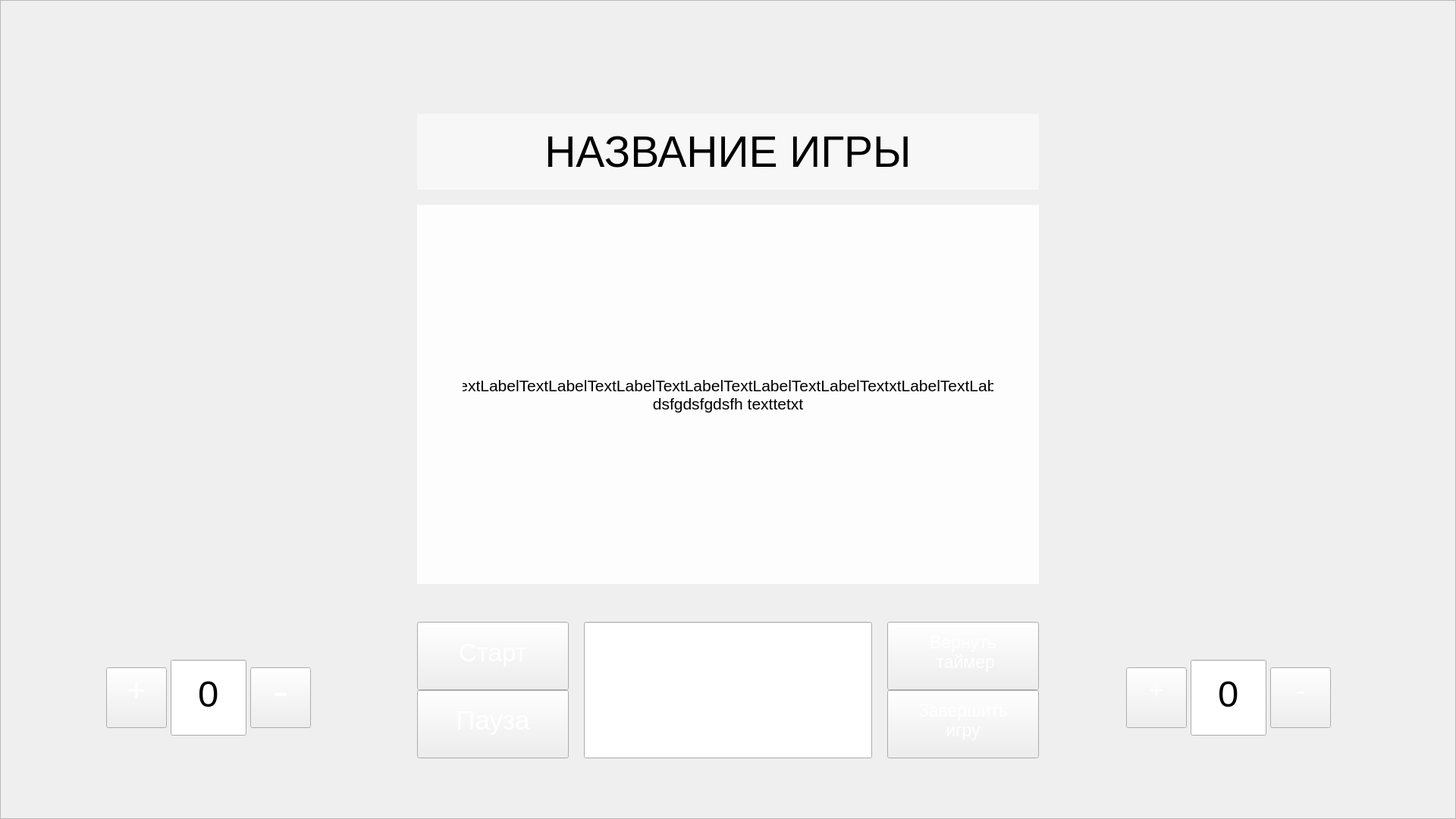
<?xml version="1.0" encoding="UTF-8"?>
<ui version="4.0">
 <class>gamewindow</class>
 <widget class="QWidget" name="gamewindow">
  <property name="geometry">
   <rect>
    <x>0</x>
    <y>0</y>
    <width>1920</width>
    <height>1080</height>
   </rect>
  </property>
  <property name="windowTitle">
   <string>Form</string>
  </property>
  <property name="styleSheet">
   <string notr="true">#frame{border-image: url(:/new/prefix1/snow2.png) 0 0 0 0 stretch stretch;}</string>
  </property>
  <widget class="QFrame" name="frame">
   <property name="geometry">
    <rect>
     <x>0</x>
     <y>0</y>
     <width>1920</width>
     <height>1080</height>
    </rect>
   </property>
   <property name="focusPolicy">
    <enum>Qt::NoFocus</enum>
   </property>
   <property name="styleSheet">
    <string notr="true">#lineEdit_timer{border-image: url(:/new/prefix1/pngwing.com.png) 0 0 0 0 stretch stretch; color : white; padding-bottom: 40px;}
#lineEdit_score1{padding-bottom: 10px;}
#lineEdit_score2{padding-bottom: 10px;}

#pushButton_start{border-image: url(:/new/prefix1/pngwing.com.png) 0 0 0 0 stretch stretch; color : white; padding-bottom: 10px;}
#pushButton_start:pressed{color: black}
#pushButton_start:hover{border-style: outset; border-width: 2px; border-radius: 10px; border-color: beige;}

#pushButton_pause{border-image: url(:/new/prefix1/pngwing.com.png) 0 0 0 0 stretch stretch; color : white; padding-bottom: 10px;}
#pushButton_pause:pressed{color: black}
#pushButton_pause:hover{border-style: outset; border-width: 2px; border-radius: 10px; border-color: beige;}

#pushButton_new{border-image: url(:/new/prefix1/pngwing.com.png) 0 0 0 0 stretch stretch; color : white; padding-bottom: 10px;}
#pushButton_new:pressed{color: black}
#pushButton_new:hover{border-style: outset; border-width: 2px; border-radius: 10px; border-color: beige;}

#pushButton_exit{border-image: url(:/new/prefix1/pngwing.com.png) 0 0 0 0 stretch stretch; color : white; padding-bottom: 10px;}
#pushButton_exit:pressed{color: black}
#pushButton_exit:hover{border-style: outset; border-width: 2px; border-radius: 10px; border-color: beige;}

#pushButton_plus1{border-image: url(:/new/prefix1/pngwing.com.png) 0 0 0 0 stretch stretch; color : white; padding-bottom: 20px;}
#pushButton_plus1:pressed{color: black}
#pushButton_plus1:hover{border-style: outset; border-width: 2px; border-radius: 10px; border-color: beige;}

#pushButton_minus1{border-image: url(:/new/prefix1/pngwing.com.png) 0 0 0 0 stretch stretch; color : white; padding-bottom: 20px;}
#pushButton_minus1:pressed{color: black}
#pushButton_minus1:hover{border-style: outset; border-width: 2px; border-radius: 10px; border-color: beige;}

#pushButton_plus2{border-image: url(:/new/prefix1/pngwing.com.png) 0 0 0 0 stretch stretch; color : white; padding-bottom: 20px;}
#pushButton_plus2:pressed{color: black}
#pushButton_plus2:hover{border-style: outset; border-width: 2px; border-radius: 10px; border-color: beige;}

#pushButton_minus2{border-image: url(:/new/prefix1/pngwing.com.png) 0 0 0 0 stretch stretch; color : white; padding-bottom: 20px;}
#pushButton_minus2:pressed{color: black}
#pushButton_minus2:hover{border-style: outset; border-width: 2px; border-radius: 10px; border-color: beige;}
</string>
   </property>
   <property name="frameShape">
    <enum>QFrame::StyledPanel</enum>
   </property>
   <property name="frameShadow">
    <enum>QFrame::Raised</enum>
   </property>
   <widget class="QLabel" name="label_body">
    <property name="geometry">
     <rect>
      <x>550</x>
      <y>270</y>
      <width>820</width>
      <height>500</height>
     </rect>
    </property>
    <property name="font">
     <font>
      <pointsize>16</pointsize>
     </font>
    </property>
    <property name="styleSheet">
     <string notr="true">#label_body{background-color: rgba(255,255,255,90%);  padding-right: 60px; padding-left: 60px;}</string>
    </property>
    <property name="text">
     <string>TextLabelTextLabelTextLabelTextLabelTextLabelTextLabelTextxtLabelTextLabe dsfgdsfgdsfh texttetxt</string>
    </property>
    <property name="textFormat">
     <enum>Qt::PlainText</enum>
    </property>
    <property name="scaledContents">
     <bool>true</bool>
    </property>
    <property name="alignment">
     <set>Qt::AlignCenter</set>
    </property>
    <property name="wordWrap">
     <bool>true</bool>
    </property>
   </widget>
   <widget class="QPushButton" name="pushButton_exit">
    <property name="geometry">
     <rect>
      <x>1170</x>
      <y>910</y>
      <width>200</width>
      <height>90</height>
     </rect>
    </property>
    <property name="font">
     <font>
      <pointsize>17</pointsize>
     </font>
    </property>
    <property name="text">
     <string>Завершить 
игру</string>
    </property>
   </widget>
   <widget class="ClickableLabel" name="label_16">
    <property name="geometry">
     <rect>
      <x>50</x>
      <y>100</y>
      <width>175</width>
      <height>175</height>
     </rect>
    </property>
    <property name="text">
     <string/>
    </property>
    <property name="pixmap">
     <pixmap resource="image.qrc">:/new/prefix1/фотки людей/Inna.png</pixmap>
    </property>
    <property name="scaledContents">
     <bool>true</bool>
    </property>
   </widget>
   <widget class="ClickableLabel" name="label_15">
    <property name="geometry">
     <rect>
      <x>300</x>
      <y>100</y>
      <width>175</width>
      <height>175</height>
     </rect>
    </property>
    <property name="text">
     <string/>
    </property>
    <property name="pixmap">
     <pixmap resource="image.qrc">:/new/prefix1/фотки людей/Nikita.png</pixmap>
    </property>
    <property name="scaledContents">
     <bool>true</bool>
    </property>
   </widget>
   <widget class="ClickableLabel" name="label_17">
    <property name="geometry">
     <rect>
      <x>50</x>
      <y>325</y>
      <width>175</width>
      <height>175</height>
     </rect>
    </property>
    <property name="text">
     <string/>
    </property>
    <property name="pixmap">
     <pixmap resource="image.qrc">:/new/prefix1/фотки людей/Drozd.png</pixmap>
    </property>
    <property name="scaledContents">
     <bool>true</bool>
    </property>
   </widget>
   <widget class="ClickableLabel" name="label_18">
    <property name="geometry">
     <rect>
      <x>300</x>
      <y>325</y>
      <width>175</width>
      <height>175</height>
     </rect>
    </property>
    <property name="text">
     <string/>
    </property>
    <property name="pixmap">
     <pixmap resource="image.qrc">:/new/prefix1/фотки людей/Angelina.png</pixmap>
    </property>
    <property name="scaledContents">
     <bool>true</bool>
    </property>
   </widget>
   <widget class="ClickableLabel" name="label_19">
    <property name="geometry">
     <rect>
      <x>50</x>
      <y>550</y>
      <width>175</width>
      <height>175</height>
     </rect>
    </property>
    <property name="text">
     <string/>
    </property>
    <property name="pixmap">
     <pixmap resource="image.qrc">:/new/prefix1/фотки людей/Elina.png</pixmap>
    </property>
    <property name="scaledContents">
     <bool>true</bool>
    </property>
   </widget>
   <widget class="ClickableLabel" name="label_20">
    <property name="geometry">
     <rect>
      <x>300</x>
      <y>550</y>
      <width>175</width>
      <height>175</height>
     </rect>
    </property>
    <property name="text">
     <string/>
    </property>
    <property name="pixmap">
     <pixmap resource="image.qrc">:/new/prefix1/фотки людей/Lesha2.png</pixmap>
    </property>
    <property name="scaledContents">
     <bool>true</bool>
    </property>
   </widget>
   <widget class="ClickableLabel" name="label_25">
    <property name="geometry">
     <rect>
      <x>1420</x>
      <y>100</y>
      <width>175</width>
      <height>175</height>
     </rect>
    </property>
    <property name="text">
     <string/>
    </property>
    <property name="pixmap">
     <pixmap resource="image.qrc">:/new/prefix1/фотки людей/Petrik.png</pixmap>
    </property>
    <property name="scaledContents">
     <bool>true</bool>
    </property>
   </widget>
   <widget class="ClickableLabel" name="label_26">
    <property name="geometry">
     <rect>
      <x>1670</x>
      <y>100</y>
      <width>175</width>
      <height>175</height>
     </rect>
    </property>
    <property name="text">
     <string/>
    </property>
    <property name="pixmap">
     <pixmap resource="image.qrc">:/new/prefix1/фотки людей/Gunya.png</pixmap>
    </property>
    <property name="scaledContents">
     <bool>true</bool>
    </property>
   </widget>
   <widget class="ClickableLabel" name="label_23">
    <property name="geometry">
     <rect>
      <x>1420</x>
      <y>325</y>
      <width>175</width>
      <height>175</height>
     </rect>
    </property>
    <property name="text">
     <string/>
    </property>
    <property name="pixmap">
     <pixmap resource="image.qrc">:/new/prefix1/фотки людей/Lesha.png</pixmap>
    </property>
    <property name="scaledContents">
     <bool>true</bool>
    </property>
   </widget>
   <widget class="ClickableLabel" name="label_24">
    <property name="geometry">
     <rect>
      <x>1670</x>
      <y>325</y>
      <width>175</width>
      <height>175</height>
     </rect>
    </property>
    <property name="text">
     <string/>
    </property>
    <property name="pixmap">
     <pixmap resource="image.qrc">:/new/prefix1/фотки людей/Ksyusha.png</pixmap>
    </property>
    <property name="scaledContents">
     <bool>true</bool>
    </property>
   </widget>
   <widget class="ClickableLabel" name="label_21">
    <property name="geometry">
     <rect>
      <x>1420</x>
      <y>550</y>
      <width>175</width>
      <height>175</height>
     </rect>
    </property>
    <property name="text">
     <string/>
    </property>
    <property name="pixmap">
     <pixmap resource="image.qrc">:/new/prefix1/фотки людей/Pasha.png</pixmap>
    </property>
    <property name="scaledContents">
     <bool>true</bool>
    </property>
   </widget>
   <widget class="ClickableLabel" name="label_22">
    <property name="geometry">
     <rect>
      <x>1670</x>
      <y>550</y>
      <width>175</width>
      <height>175</height>
     </rect>
    </property>
    <property name="text">
     <string/>
    </property>
    <property name="pixmap">
     <pixmap resource="image.qrc">:/new/prefix1/фотки людей/Anya.png</pixmap>
    </property>
    <property name="scaledContents">
     <bool>true</bool>
    </property>
   </widget>
   <widget class="QLabel" name="label_name">
    <property name="geometry">
     <rect>
      <x>550</x>
      <y>150</y>
      <width>820</width>
      <height>100</height>
     </rect>
    </property>
    <property name="font">
     <font>
      <pointsize>43</pointsize>
     </font>
    </property>
    <property name="styleSheet">
     <string notr="true">#label_name{background-color: rgba(255,255,255,50%); color: black}
</string>
    </property>
    <property name="text">
     <string>НАЗВАНИЕ ИГРЫ</string>
    </property>
    <property name="alignment">
     <set>Qt::AlignCenter</set>
    </property>
   </widget>
   <widget class="QLineEdit" name="lineEdit_score1">
    <property name="geometry">
     <rect>
      <x>225</x>
      <y>870</y>
      <width>100</width>
      <height>100</height>
     </rect>
    </property>
    <property name="font">
     <font>
      <pointsize>37</pointsize>
     </font>
    </property>
    <property name="inputMask">
     <string/>
    </property>
    <property name="text">
     <string>0</string>
    </property>
    <property name="alignment">
     <set>Qt::AlignCenter</set>
    </property>
   </widget>
   <widget class="QPushButton" name="pushButton_plus1">
    <property name="geometry">
     <rect>
      <x>140</x>
      <y>880</y>
      <width>80</width>
      <height>80</height>
     </rect>
    </property>
    <property name="font">
     <font>
      <pointsize>32</pointsize>
     </font>
    </property>
    <property name="text">
     <string>+</string>
    </property>
   </widget>
   <widget class="QPushButton" name="pushButton_minus1">
    <property name="geometry">
     <rect>
      <x>330</x>
      <y>880</y>
      <width>80</width>
      <height>80</height>
     </rect>
    </property>
    <property name="font">
     <font>
      <pointsize>47</pointsize>
     </font>
    </property>
    <property name="text">
     <string>-</string>
    </property>
   </widget>
   <widget class="QPushButton" name="pushButton_plus2">
    <property name="geometry">
     <rect>
      <x>1485</x>
      <y>880</y>
      <width>80</width>
      <height>80</height>
     </rect>
    </property>
    <property name="font">
     <font>
      <pointsize>23</pointsize>
     </font>
    </property>
    <property name="text">
     <string>+</string>
    </property>
   </widget>
   <widget class="QLineEdit" name="lineEdit_score2">
    <property name="geometry">
     <rect>
      <x>1570</x>
      <y>870</y>
      <width>100</width>
      <height>100</height>
     </rect>
    </property>
    <property name="font">
     <font>
      <pointsize>37</pointsize>
     </font>
    </property>
    <property name="text">
     <string>0</string>
    </property>
    <property name="alignment">
     <set>Qt::AlignCenter</set>
    </property>
   </widget>
   <widget class="QPushButton" name="pushButton_minus2">
    <property name="geometry">
     <rect>
      <x>1675</x>
      <y>880</y>
      <width>80</width>
      <height>80</height>
     </rect>
    </property>
    <property name="font">
     <font>
      <pointsize>30</pointsize>
     </font>
    </property>
    <property name="text">
     <string>-</string>
    </property>
   </widget>
   <widget class="QLineEdit" name="lineEdit_timer">
    <property name="geometry">
     <rect>
      <x>770</x>
      <y>820</y>
      <width>380</width>
      <height>180</height>
     </rect>
    </property>
    <property name="font">
     <font>
      <pointsize>61</pointsize>
     </font>
    </property>
    <property name="styleSheet">
     <string notr="true"/>
    </property>
    <property name="inputMask">
     <string>00:00</string>
    </property>
    <property name="text">
     <string>01:00</string>
    </property>
    <property name="alignment">
     <set>Qt::AlignCenter</set>
    </property>
   </widget>
   <widget class="QPushButton" name="pushButton_start">
    <property name="geometry">
     <rect>
      <x>550</x>
      <y>820</y>
      <width>200</width>
      <height>90</height>
     </rect>
    </property>
    <property name="font">
     <font>
      <pointsize>25</pointsize>
     </font>
    </property>
    <property name="text">
     <string>Старт</string>
    </property>
   </widget>
   <widget class="QPushButton" name="pushButton_pause">
    <property name="geometry">
     <rect>
      <x>550</x>
      <y>910</y>
      <width>200</width>
      <height>90</height>
     </rect>
    </property>
    <property name="font">
     <font>
      <pointsize>26</pointsize>
     </font>
    </property>
    <property name="text">
     <string>Пауза</string>
    </property>
   </widget>
   <widget class="QPushButton" name="pushButton_new">
    <property name="geometry">
     <rect>
      <x>1170</x>
      <y>820</y>
      <width>200</width>
      <height>90</height>
     </rect>
    </property>
    <property name="font">
     <font>
      <pointsize>17</pointsize>
     </font>
    </property>
    <property name="text">
     <string>Вернуть 
 таймер</string>
    </property>
   </widget>
  </widget>
 </widget>
 <customwidgets>
  <customwidget>
   <class>ClickableLabel</class>
   <extends>QLabel</extends>
   <header>clickablelabel.h</header>
  </customwidget>
 </customwidgets>
 <resources>
  <include location="image.qrc"/>
 </resources>
 <connections/>
</ui>
